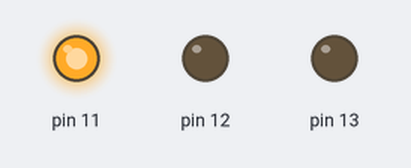
The sketch below on a simulated Arduino Uno, built with avr-gcc and run on an emulated ATmega328P. On the bench: output pins drawn as LEDs (lit = HIGH).

Above: at 0.05 s.
At 0.75 s:
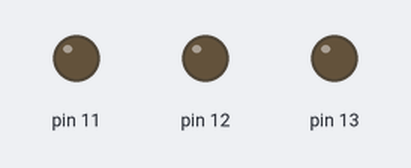
At 1.45 s:
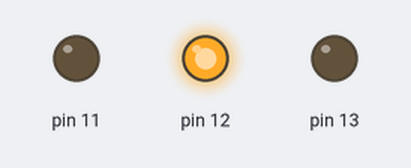
At 2.85 s:
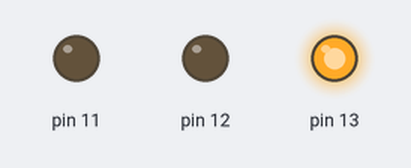
Timing chart, 0 to 3.1 s (numbered marks = the images above):
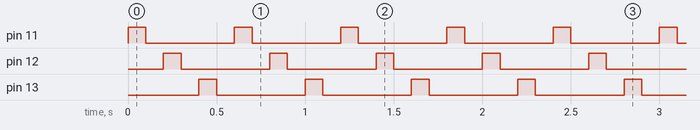

The sketch:

Q2.ino
```cpp
void setup() {
  pinMode(11, OUTPUT);
 pinMode(12, OUTPUT);
 pinMode(13, OUTPUT);
}

void loop() {
    digitalWrite(11, 1);
delay(100);
    digitalWrite(11, 0);
    delay(100);
     digitalWrite(12, 1);
delay(100);
    digitalWrite(12, 0);
    delay(100);
        digitalWrite(13, 1);
delay(100);
    digitalWrite(13, 0);
    delay(100);
}
```

Measured:
- by itself, pin 11–13: alternates HIGH for 0.10 s and LOW for 0.50 s
